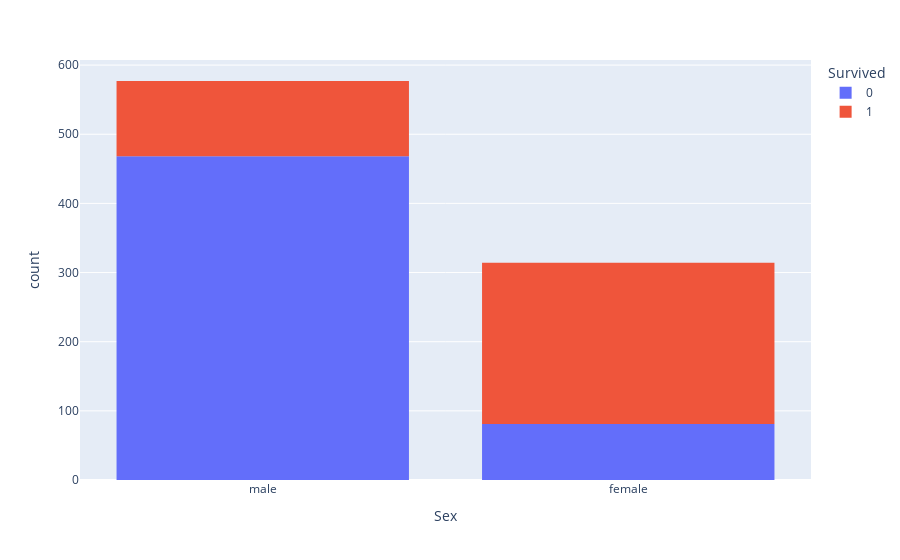

The notebook cell saved with this chart:
### Code cell
fig = px.histogram(train, x = "Sex", color = "Survived")
fig.show()

### Figure 1 — Plotly figure (JSON) as saved in the notebook; plotly's stock layout.template omitted (floating-point values rounded to 4 significant figures; data arrays with more than 128 entries replaced by an {"elided": "..."} marker saying what was removed)
{"data": [{"alignmentgroup": "True", "bingroup": "x", "hovertemplate": "Survived=0<br>Sex=%{x}<br>count=%{y}<extra></extra>", "legendgroup": "0", "marker": {"color": "#636efa", "pattern": {"shape": ""}}, "name": "0", "offsetgroup": "0", "orientation": "v", "showlegend": true, "type": "histogram", "x": {"elided": "549 str values"}, "xaxis": "x", "yaxis": "y"}, {"alignmentgroup": "True", "bingroup": "x", "hovertemplate": "Survived=1<br>Sex=%{x}<br>count=%{y}<extra></extra>", "legendgroup": "1", "marker": {"color": "#EF553B", "pattern": {"shape": ""}}, "name": "1", "offsetgroup": "1", "orientation": "v", "showlegend": true, "type": "histogram", "x": {"elided": "342 str values"}, "xaxis": "x", "yaxis": "y"}], "layout": {"autosize": true, "barmode": "relative", "legend": {"title": {"text": "Survived"}, "tracegroupgap": 0}, "margin": {"t": 60}, "xaxis": {"anchor": "y", "autorange": true, "domain": [0, 1], "range": [-0.5, 1.5], "title": {"text": "Sex"}, "type": "category"}, "yaxis": {"anchor": "x", "autorange": true, "domain": [0, 1], "range": [0, 607.4], "title": {"text": "count"}}}}
